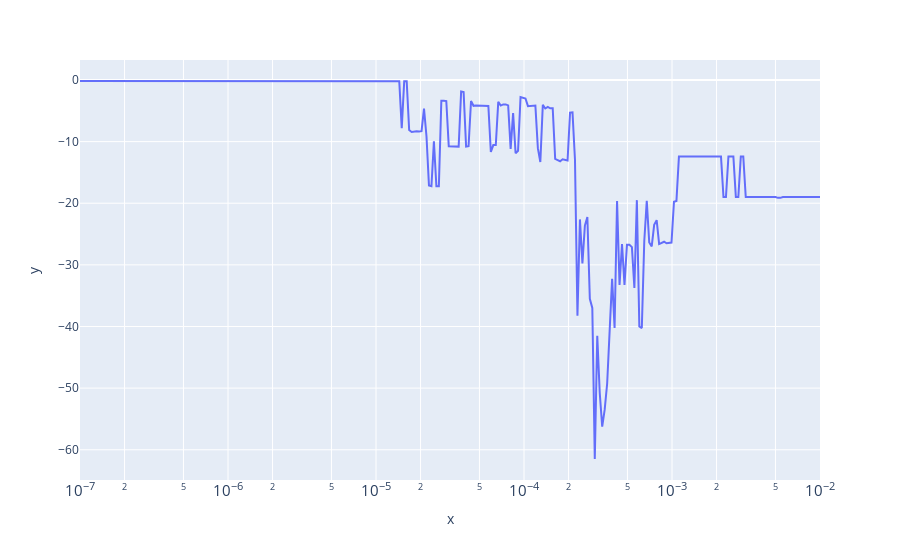

Write notebook code for a chart like this one.
### Code cell
import matplotlib.pyplot as plt
import plotly.express as px

# plt.plot([max(n_nodes_counts) - x for x in n_nodes_counts], ablated_metrics)
# plt.plot(thresholds, ablated_metrics)
# plt.plot(thresholds, ablated_metrics)
# plt.plot(n_nodes_counts, ablated_metrics)
# plt.plot(thresholds, n_nodes_counts)
# plt.xscale("log")
# plt.plot(n_nodes_counts)

# px.line(x=list(range(len(ablated_metrics))), y=ablated_metrics)
# fig
fig = px.line(x=thresholds, y=ablated_metrics)
fig.update_xaxes(type="log", exponentformat="power")
fig

# px.line(x=n_nodes_counts, y=ablated_metrics)

### Figure 1 — Plotly figure (JSON) as saved in the notebook; plotly's stock layout.template omitted (floating-point values rounded to 4 significant figures; data arrays with more than 128 entries replaced by an {"elided": "..."} marker saying what was removed)
{"data": [{"hovertemplate": "x=%{x}<br>y=%{y}<extra></extra>", "legendgroup": "", "line": {"color": "#636efa", "dash": "solid"}, "marker": {"symbol": "circle"}, "mode": "lines", "name": "", "orientation": "v", "showlegend": false, "type": "scatter", "x": {"elided": "300 float values"}, "xaxis": "x", "y": {"elided": "300 float values"}, "yaxis": "y"}], "layout": {"legend": {"tracegroupgap": 0}, "margin": {"t": 60}, "xaxis": {"anchor": "y", "domain": [0, 1], "exponentformat": "power", "title": {"text": "x"}, "type": "log"}, "yaxis": {"anchor": "x", "domain": [0, 1], "title": {"text": "y"}}}}
